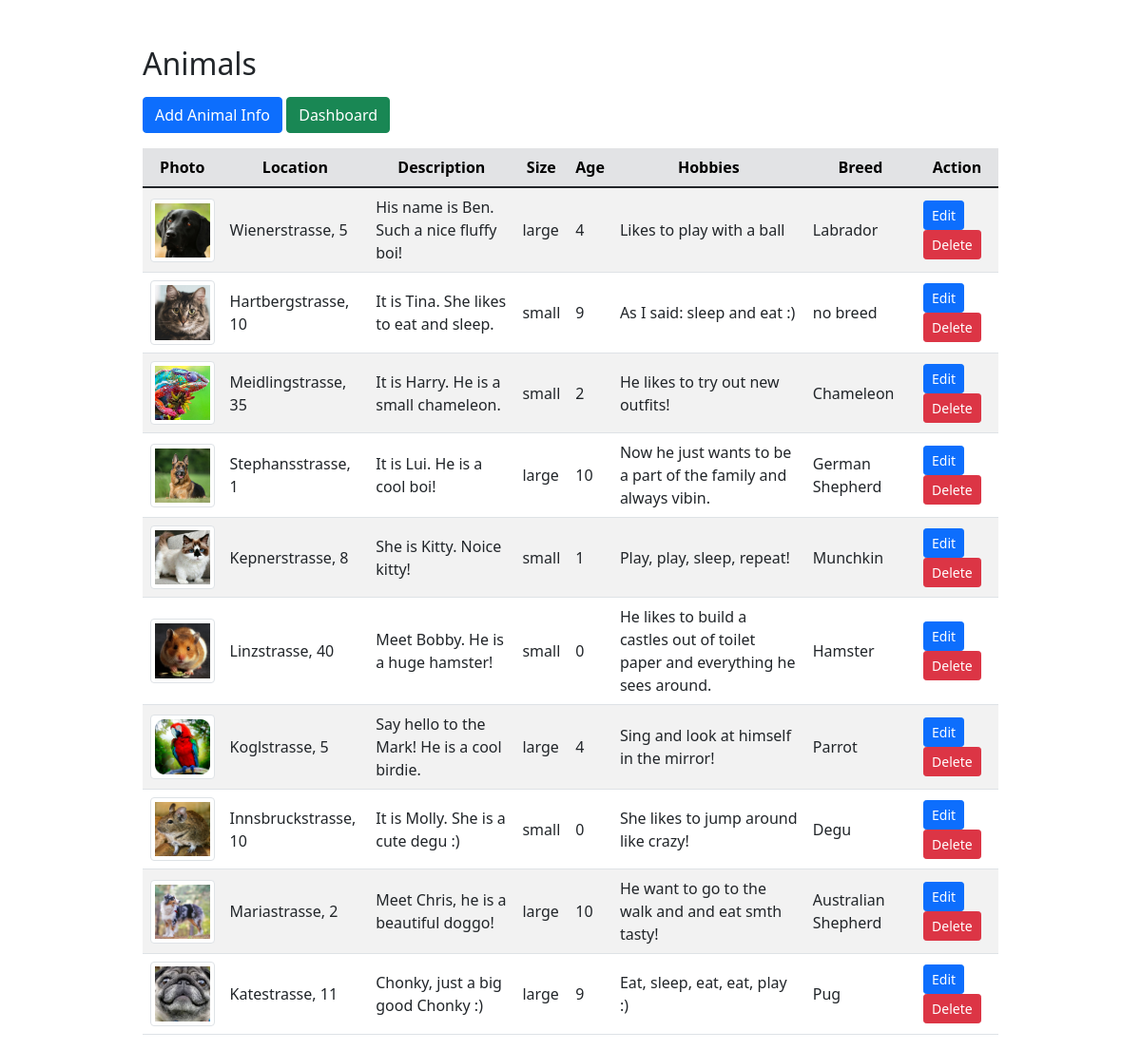
Page /products/index.php (signed in) on the committed database.
### tables this page shows
CREATE TABLE `animals` (
  `animal_id` int(11) NOT NULL,
  `photo` varchar(250) NOT NULL,
  `location` varchar(50) NOT NULL,
  `description` varchar(250) NOT NULL,
  `size` varchar(50) NOT NULL,
  `age` int(11) NOT NULL,
  `hobbies` varchar(250) NOT NULL,
  `breed` varchar(50) NOT NULL
);

### products/index.php (the view, shortened to what this page needs)
<?php
require_once '../components/db_connect.php';
$sql = "SELECT * FROM animals";
$result = mysqli_query($connect, $sql);
$tbody = '';
if (mysqli_num_rows($result)  > 0) {
    while ($row = mysqli_fetch_array($result, MYSQLI_ASSOC)) {
        $tbody .= "<tr>
            <td><img class='img-thumbnail' src='../pictures/" . $row['photo'] . "'</td>
            <td>" . $row['location'] . "</td>
            <td>" . $row['description'] . "</td>
            <td>" . $row['size'] . "</td>
            <td>" . $row['age'] . "</td>
            <td>" . $row['hobbies'] . "</td>
            <td>" . $row['breed'] . "</td>
            <td><a href='update.php?id=" . $row['animal_id'] . "'><button class='btn btn-primary btn-sm' type='button'>Edit</button></a>
            <a href='delete.php?id=" . $row['animal_id'] . "'><button class='btn btn-danger btn-sm' type='button'>Delete</button></a></td>
            </tr>";
    };
} else {
    $tbody =  "<tr><td colspan='5'><center>No Data Available </center></td></tr>";
}
?>
<!DOCTYPE html>
<html lang="en">
<head>
    <?php require_once '../components/boot.php' ?>
</head>
<body>
    <div class="manageProduct w-75 mt-3">
        <p class='h2 mt-5 mb-3'>Animals</p>
        <div class='mb-3'>
            <a href="create.php"><button class='btn btn-primary' type="button">Add Animal Info</button></a>
            <a href="../dashboard.php"><button class='btn btn-success' type="button">Dashboard</button></a>
        </div>
        <table class='table table-striped'>
            <thead class='table-secondary'>
                <tr>
                    <th>Photo</th>
                    <th>Location</th>
                    <th>Description</th>
                    <th>Size</th>
                    <th>Age</th>
                    <th>Hobbies</th>
                    <th>Breed</th>
                    <th>Action</th>
                </tr>
            </thead>
            <tbody>
                <?= $tbody; ?>
            </tbody>
        </table>
    </div>
</body>
</html>

### products/index.php (style rules this page uses)
.manageProduct { margin: auto; }
.img-thumbnail { width: 140px !important; height: auto !important; }
td { text-align: left; vertical-align: middle; }
tr { text-align: center; }

### rows in the picture
animals: photo (picture), location "Wienerstrasse, 5", description "His name is Ben. Such a nice fluffy boi!", size "large", age "4", hobbies "Likes to play with a ball", breed "Labrador"
animals: photo (picture), location "Hartbergstrasse, 10", description "It is Tina. She likes to eat and sleep.", size "small", age "9", hobbies "As I said: sleep and eat :)", breed "no breed"
animals: photo (picture), location "Meidlingstrasse, 35", description "It is Harry. He is a small chameleon.", size "small", age "2", hobbies "He likes to try out new outfits!", breed "Chameleon"
animals: photo (picture), location "Stephansstrasse, 1", description "It is Lui. He is a cool boi!", size "large", age "10", hobbies "Now he just wants to be a part of the family and always vibin.", breed "German Shepherd"
animals: photo (picture), location "Kepnerstrasse, 8", description "She is Kitty. Noice kitty!", size "small", age "1", hobbies "Play, play, sleep, repeat!", breed "Munchkin"
animals: photo (picture), location "Linzstrasse, 40", description "Meet Bobby. He is a huge hamster!", size "small", age "0", hobbies "He likes to build a castles out of toilet paper and everything he sees around.", breed "Hamster"
animals: photo (picture), location "Koglstrasse, 5", description "Say hello to the Mark! He is a cool birdie.", size "large", age "4", hobbies "Sing and look at himself in the mirror!", breed "Parrot"
animals: photo (picture), location "Innsbruckstrasse, 10", description "It is Molly. She is a cute degu :)", size "small", age "0", hobbies "She likes to jump around like crazy!", breed "Degu"
animals: photo (picture), location "Mariastrasse, 2", description "Meet Chris, he is a beautiful doggo!", size "large", age "10", hobbies "He want to go to the walk and and eat smth tasty!", breed "Australian Shepherd"
animals: photo (picture), location "Katestrasse, 11", description "Chonky, just a big good Chonky :)", size "large", age "9", hobbies "Eat, sleep, eat, eat, play :)", breed "Pug"
